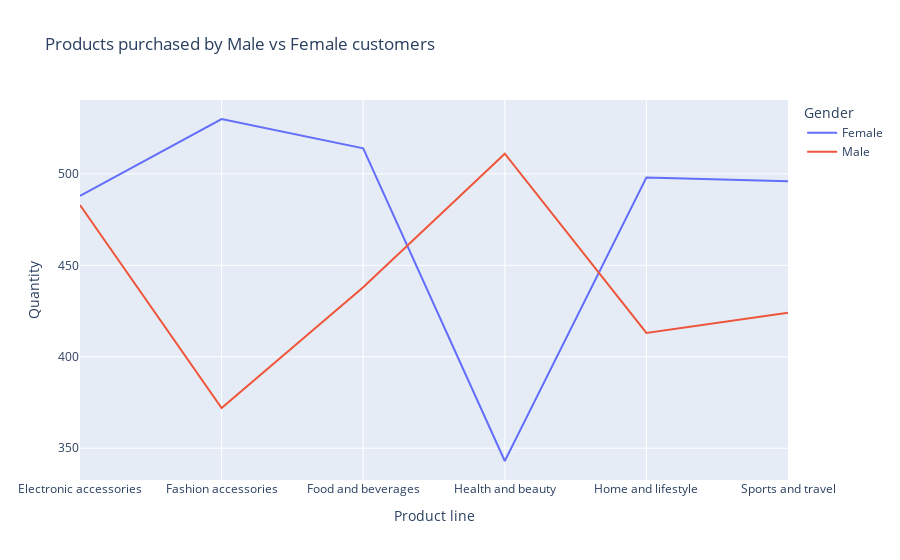

Notebook code for this chart:
### Code cell
#Plotting line chart for Products purchased by Male vs Female customers
item_gender_fig=px.line(item_gender,x='Product line',y='Quantity',color='Gender',title='Products purchased by Male vs Female customers'
                    )
item_gender_fig.show()

### Figure 1 — Plotly figure (JSON) as saved in the notebook; plotly's stock layout.template omitted (floating-point values rounded to 4 significant figures)
{"data": [{"hovertemplate": "Gender=Female<br>Product line=%{x}<br>Quantity=%{y}<extra></extra>", "legendgroup": "Female", "line": {"color": "#636efa", "dash": "solid"}, "mode": "lines", "name": "Female", "orientation": "v", "showlegend": true, "type": "scatter", "x": ["Electronic accessories", "Fashion accessories", "Food and beverages", "Health and beauty", "Home and lifestyle", "Sports and travel"], "xaxis": "x", "y": [488, 530, 514, 343, 498, 496], "yaxis": "y"}, {"hovertemplate": "Gender=Male<br>Product line=%{x}<br>Quantity=%{y}<extra></extra>", "legendgroup": "Male", "line": {"color": "#EF553B", "dash": "solid"}, "mode": "lines", "name": "Male", "orientation": "v", "showlegend": true, "type": "scatter", "x": ["Electronic accessories", "Fashion accessories", "Food and beverages", "Health and beauty", "Home and lifestyle", "Sports and travel"], "xaxis": "x", "y": [483, 372, 438, 511, 413, 424], "yaxis": "y"}], "layout": {"legend": {"title": {"text": "Gender"}, "tracegroupgap": 0}, "title": {"text": "Products purchased by Male vs Female customers"}, "xaxis": {"anchor": "y", "domain": [0, 1], "title": {"text": "Product line"}}, "yaxis": {"anchor": "x", "domain": [0, 1], "title": {"text": "Quantity"}}}}
